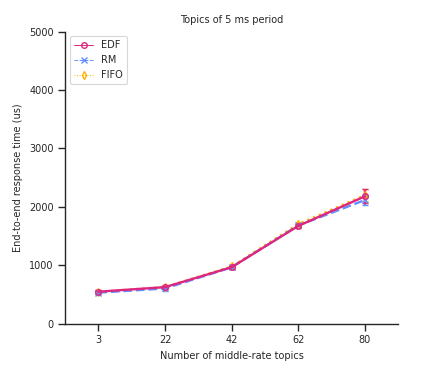

Write Python code to recreate this figure.
import seaborn as sns
import numpy as np
import matplotlib.pyplot as plt
import matplotlib.lines as lines

import scipy as sp
import scipy.stats

# this function is from https://stackoverflow.com/questions/15033511/compute-a-confidence-interval-from-sample-data
def mean_confidence_interval(data, confidence=0.95):
    a = 1.0*np.array(data)
    n = len(a)
    m, se = np.mean(a), scipy.stats.sem(a)
    h = se * sp.stats.t.ppf((1+confidence)/2., n-1)
    return m, h

# References for appropriate color schemes:
# https://davidmathlogic.com/colorblind/
# https://colorbrewer2.org
majorColor='#dc267f'
minorColor='#648fff'
minorColor2='#ffb000'

#import matplotlib as mpl
#print mpl.__version__

sns.set_style('ticks')
sns.set_context('paper',rc={'font.size':7,
                            'axes.titlesize':7,
                            'axes.labelsize':7,
                            'xtick.labelsize':7,
                            'ytick.labelsize':7,
                            'legend.fontsize':7})#,
#                            'lines.linewidth':2})

fig1, ax1 = plt.subplots()

exp_path = './'

s = ['FIFO', 'RM', 'EDF']
m = ['d', 'x', 'o']
c = [minorColor2, minorColor, majorColor]
l = [':', '--', '-']
for x in range(0,3,1):
    nOut = []
    nOut_err = []
    for i in range(20,101,20):
        nAvg = []
        for j in range(1,11,1):
            meta = np.loadtxt(exp_path + s[x] + '/' +
                    s[x] + '-config' + str(i) + '-' +
                    str(j) + '/i0') # i0:5ms; i1:7ms; i2:9ms
            nAvg.append(np.mean(meta))
        y, yerr = mean_confidence_interval(nAvg)
        nOut.append(y)
        nOut_err.append(yerr)
    ax1.errorbar([1.5, 4.5, 7.5, 10.5, 13.5], nOut,
      yerr=nOut_err, marker=m[x], color=c[x], lw=1.7, linestyle=l[x], capthick=0.7, capsize=2, mec=c[x], ms=4, mew=1, mfc='none')

sns.despine()
plt.xlim(0,15)
ax1.set_xticks([1.5, 4.5, 7.5, 10.5, 13.5])
ax1.set_xticklabels(['3', '22', '42', '62', '80'])
ax1.set_ylim(0,5000)

ax1.set_xlabel('Number of middle-rate topics')
ax1.set_ylabel('End-to-end response time (us)')
ax1.set_title('Topics of 5 ms period')

h_EDF = lines.Line2D([],[],linewidth=1.7,linestyle='-',color=majorColor,marker='o', lw=0.7, mec=majorColor, ms=4, mew=1, mfc='none')
h_RM = lines.Line2D([],[],linewidth=1.7,linestyle='--',color=minorColor,marker='x', lw=0.7, mec=minorColor, ms=4, mew=1, mfc='none')
h_FIFO = lines.Line2D([],[],linewidth=1.7,linestyle=':',color=minorColor2,marker='d', lw=0.7, mec=minorColor2, ms=4, mew=1, mfc='none')

plt.legend((h_EDF,h_RM,h_FIFO),('EDF','RM','FIFO'),loc=2)#,
#            borderaxespad=0.1)
#plt.tight_layout()
plt.show()
